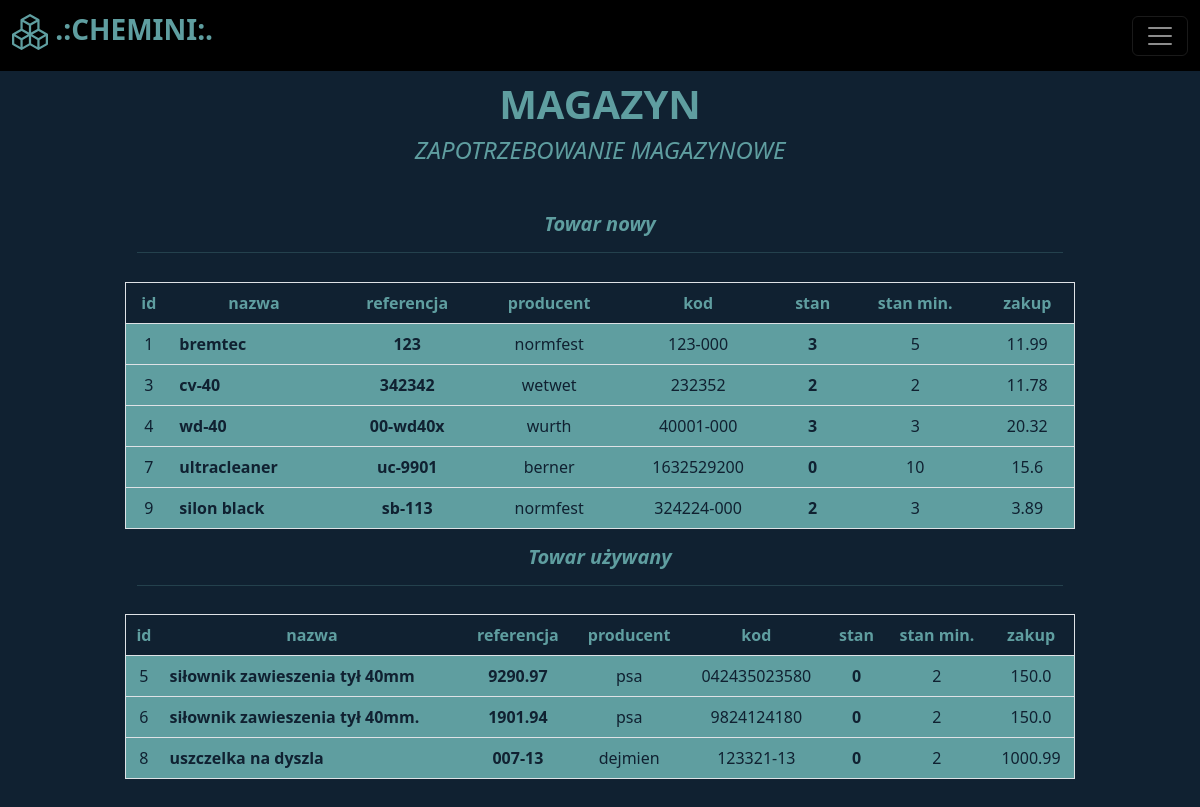
Page /demand (signed in) on the earlier database version.
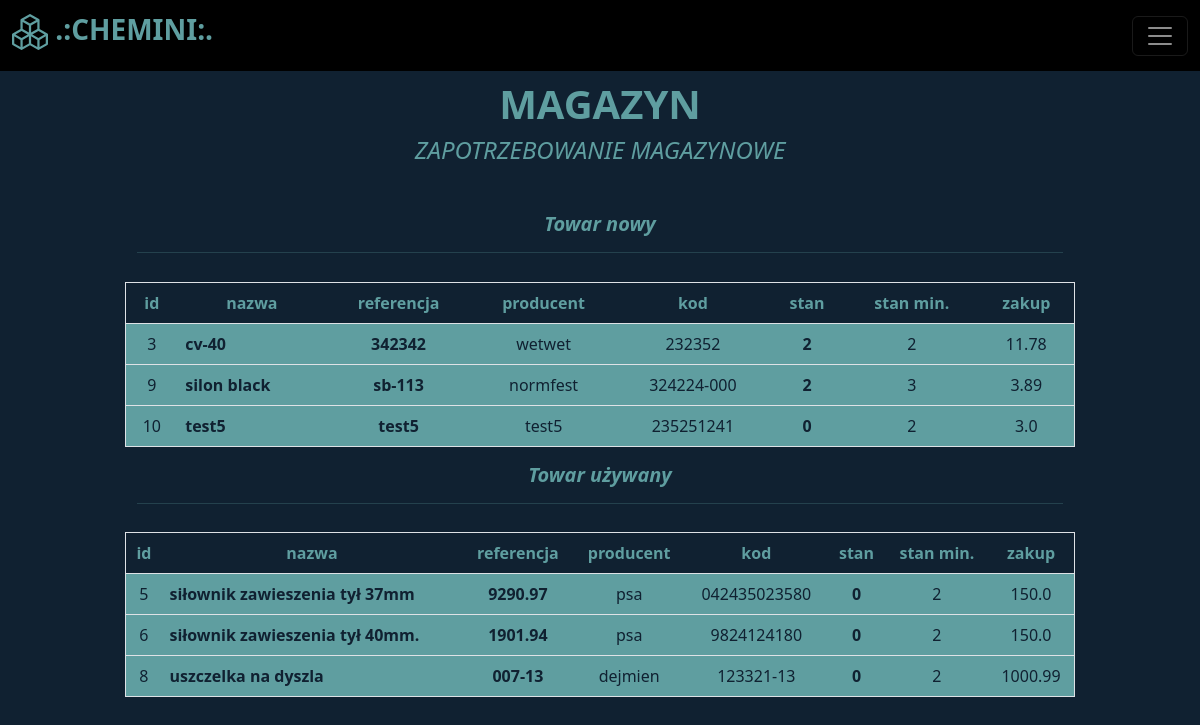
Same page on the later database version.
### libs/models.py (models this page shows)
class Item(Base):
    __tablename__ = "items"
    id = Column(Integer, primary_key=True, autoincrement=True, index=True)
    name = Column(String, unique=True, nullable=False)
    manufacturer = Column(String, nullable=False)
    reference = Column(String, unique=True, index=True, nullable=False)
    code = Column(String, unique=True, index=True)
    description = Column(String)
    stack = Column(Integer, nullable=False, default=0)
    stack_min = Column(Integer, nullable=False, default=0)
    buy = Column(Float)
    sell = Column(Float)
    used = Column(Boolean, default=False)

### routers/warehouse.py (the view)
@router.get('/demand', tags=['warehouse'])
def get_page_with_demand(request: Request, db:Session=Depends(get_db)):
    errors = []
    try:
        token = request.cookies.get("access_token")     # very important line if you want to authenticate user on page
        if not token:
            errors.append("You have to login first.")
            return templates.TemplateResponse("home.html", {"request": request, "errors": errors})
        scheme,_,param = token.partition(" ")
        payload = jwt.decode(param, config.get("security", "jwt_secret_key"), config.get("security", "algorithm"))
        user = db.query(User).filter(User.name==payload['sub']).first()
        if not user:
            errors.append("User not found.")
            return templates.TemplateResponse("home.html", {"request": request, "errors": errors})
        items_new = db.query(Item).where((Item.used==False) & (Item.stack<=Item.stack_min))
        items_used = db.query(Item).where((Item.used==True) & (Item.stack<=Item.stack_min))
        try:
            column_names = ["id", "nazwa", "referencja", "producent", "kod", "stan", "stan min.", "zakup"]
            df = []
            for item in items_new:
                line = [item.id, item.name, item.reference, item.manufacturer, item.code, item.stack, item.stack_min, item.buy]
                df.append(line)
            demands_new_list = tabulate(df, headers=column_names, tablefmt="fancy_grid")
            df = []
            for item in items_used:
                line = [item.id, item.name, item.reference, item.manufacturer, item.code, item.stack, item.stack_min, item.buy]
                df.append(line)
            demands_used_list = tabulate(df, headers=column_names, tablefmt="fancy_grid")
            demands = open(f"{config.get('files', 'demands')}/zapotrzebowanie.txt", "w", encoding="utf-8")
            demands.write(time.strftime("ZAPOTRZEBOWANIE MAGAZYNOWE NA DZIEŃ:   %Y/%M/%d %H:%M:%S\n\n"))
            demands.write("CZĘŚCI NOWE\n")
            demands.write(demands_new_list)
            demands.write("\n\nCZĘŚCI UŻYWANE\n")
            demands.write(demands_used_list)
            demands.close()
        except Exception as e:
            print(e)
        return templates.TemplateResponse(
            "demand.html",{"request":request, "used_items": items_used, "new_items": items_new, "user": user.name, "active_status": user.is_active, "is_admin": user.is_admin})
    except Exception:
        errors.append("You have to login first.")
        return templates.TemplateResponse("home.html", {"request": request, "errors": errors})

### templates/demand.html (shortened to what this page needs)
{% extends "baseauth.html" %}
{% block col2 %}
<div style="text-align:center">
  <h1><b>MAGAZYN</b></h1>
  <h4><i>ZAPOTRZEBOWANIE MAGAZYNOWE</i></h4>
</div>
<div class="row" style="margin-top:5%">
    <div class="col">
        <div class="container" style="text-align:center">
            <h5><i><b>Towar nowy<hr></b></i></h5>
        </div>
        <table class="table table-hover border" style="color:cadetblue; background:#102131; text-align:center; margin-top:3%">
            <thead>
              <tr>
                <th scope="col">id</th>
                <th scope="col">nazwa</th>
                <th scope="col">referencja</th>
                <th scope="col">producent</th>
                <th scope="col">kod</th>
                <th scope="col">stan</th>
                <th scope="col">stan min.</th>
                <th scope="col">zakup</th>
              </tr>
            </thead>
            <tbody>
              {% for item in new_items %}
                    <tr style="color:#102131; background:cadetblue">
                        <td>{{ item.id }}</td>
                        <td style="text-align:left"><b>{{ item.name }}</b></td>
                        <td style="text-align:center"><b>{{ item.reference }}</b></td>
                        <td style="text-align:center">{{ item.manufacturer }}</td>
                        <td style="text-align:center">{{ item.code }}</td>
                        <td><b>{{ item.stack }}</b></td>
                        <td>{{ item.stack_min }}</td>
                        <td>{{ item.buy }}</td>
                    </tr>
              {% endfor %}
            </tbody>
          </table>
    </div>
    <div class="col">
        <div class="container" style="text-align:center">
            <h5><i><b>Towar używany<hr></b></i></h5>
        </div>
        <table class="table table-hover border" style="color:cadetblue; background:#102131; text-align:center; margin-top:3%">
            <thead>
              <tr>
                <th scope="col">id</th>
                <th scope="col">nazwa</th>
                <th scope="col">referencja</th>
                <th scope="col">producent</th>
                <th scope="col">kod</th>
                <th scope="col">stan</th>
                <th scope="col">stan min.</th>
                <th scope="col">zakup</th>
              </tr>
            </thead>
            <tbody>
              {% for item in used_items %}
                    <tr style="color:#102131; background:cadetblue">
                        <td>{{ item.id }}</td>
                        <td style="text-align:left"><b>{{ item.name }}</b></td>
                        <td style="text-align:center"><b>{{ item.reference }}</b></td>
                        <td style="text-align:center">{{ item.manufacturer }}</td>
                        <td style="text-align:center">{{ item.code }}</td>
                        <td><b>{{ item.stack }}</b></td>
                        <td>{{ item.stack_min }}</td>
                        <td>{{ item.buy }}</td>
                    </tr>
              {% endfor %}
            </tbody>
          </table>
    </div>
</div>
{% endblock %}

### templates/baseauth.html (shortened to what this page needs)
<!doctype html>
<html lang="en">
<head>
  <link href="https://cdn.jsdelivr.net/npm/bootstrap@5.2.1/dist/css/bootstrap.min.css" rel="stylesheet"
>
</head>
<body>
  <header style="margin-bottom:5rem;">
    <nav class="navbar navbar-dark fixed-top" style="background:black">
      <div class="container-fluid">
        <a class="navbar-brand" style="color:cadetblue" href="/warehouse"><h3>
          <b>
             .:CHEMINI:.
          </b></h3></a>
        <button class="navbar-toggler" type="button" data-bs-toggle="offcanvas" data-bs-target="#offcanvasDarkNavbar" aria-controls="offcanvasDarkNavbar">
          <span class="navbar-toggler-icon"></span>
        </button>
      </div>
    </nav>
  </header>
  <main>
    <div class="row" style="margin:1rem">
      <div class="col">
      </div>
      <div class="col-10">
        {% block col2 %}
        {% endblock %}
      </div>
      <div class="col">
      </div>
    </div>
  </main>
</body>
</html>

### templates/baseauth.html (style rules this page uses)
body { background: #102131; color: cadetblue }

Differences in the rows shown:
no longer on this page (row edited): Item: id "1", name "bremtec", reference "123", manufacturer "normfest", code "123-000", stack "3", stack_min "5", buy "11.99", shown under "ZAPOTRZEBOWANIE MAGAZYNOWE"
no longer on this page (row edited): Item: id "4", name "wd-40", reference "00-wd40x", manufacturer "wurth", code "40001-000", stack "3", stack_min "3", buy "20.32", shown under "ZAPOTRZEBOWANIE MAGAZYNOWE"
no longer on this page (row edited): Item: id "7", name "ultracleaner", reference "uc-9901", manufacturer "berner", code "1632529200", stack "0", stack_min "10", buy "15.6", shown under "ZAPOTRZEBOWANIE MAGAZYNOWE"
added Item: id "10", name "test5", reference "test5", manufacturer "test5", code "235251241", stack "0", stack_min "2", buy "3.0", shown under "ZAPOTRZEBOWANIE MAGAZYNOWE"
changed Item id 5: name "siłownik zawieszenia tył 40mm" → "siłownik zawieszenia tył 37mm"
